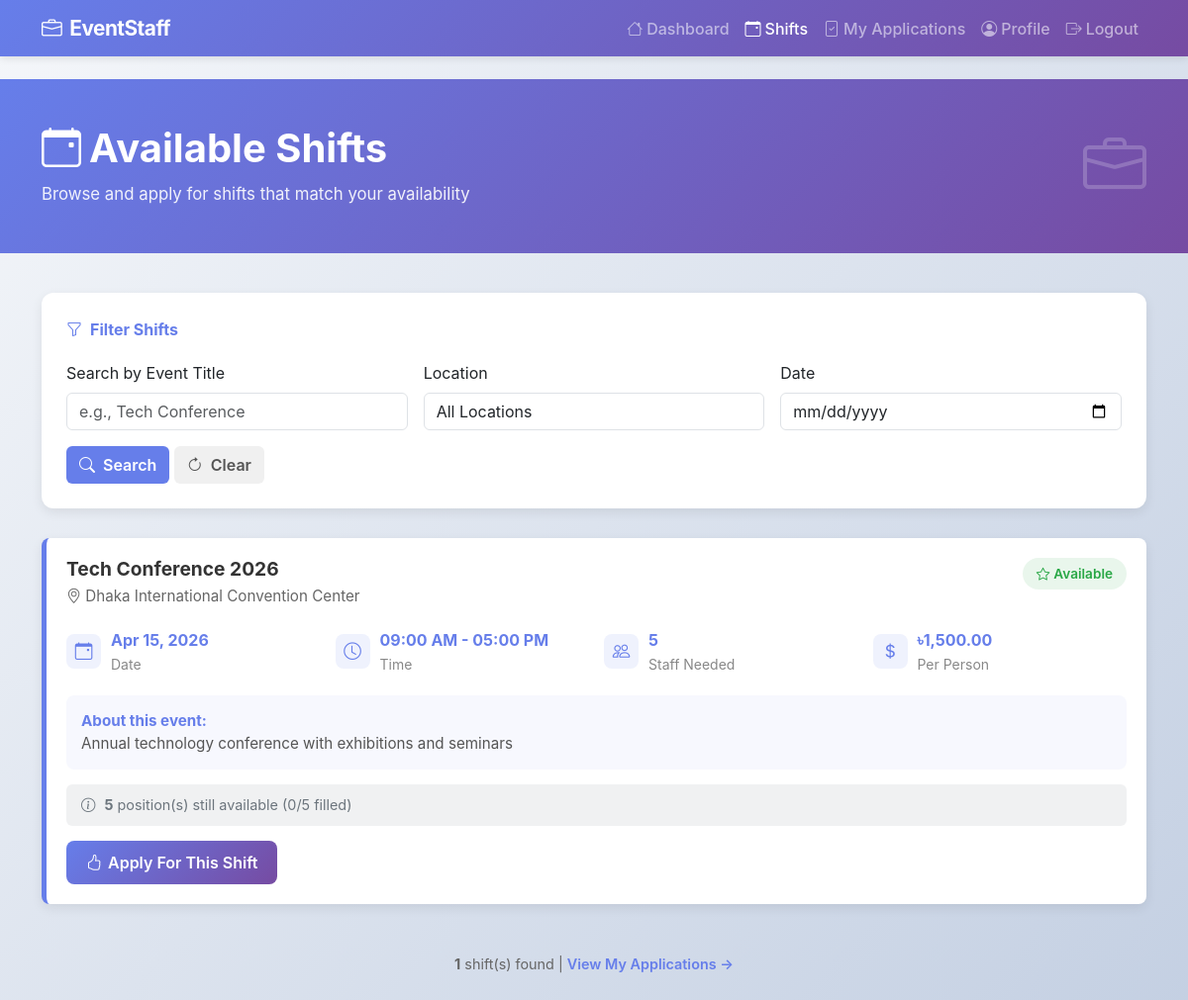
The page /employee/shifts.php (signed in) on the database its author committed.
### tables this page shows
CREATE TABLE IF NOT EXISTS event_shifts (
    id INT AUTO_INCREMENT PRIMARY KEY,
    event_id INT NOT NULL,
    shift_date DATE NOT NULL,
    start_time TIME NOT NULL,
    end_time TIME NOT NULL,
    required_staff INT NOT NULL DEFAULT 1,
    payment_per_shift DECIMAL(10,2) DEFAULT 0.00,
    status ENUM('open', 'filled', 'closed') DEFAULT 'open',
    created_at TIMESTAMP DEFAULT CURRENT_TIMESTAMP,
    FOREIGN KEY (event_id) REFERENCES events(id) ON DELETE CASCADE,
    INDEX idx_event_id (event_id),
    INDEX idx_shift_date (shift_date),
    INDEX idx_status (status)
);

CREATE TABLE IF NOT EXISTS events (
    id INT AUTO_INCREMENT PRIMARY KEY,
    organizer_id INT NOT NULL,
    title VARCHAR(255) NOT NULL,
    description TEXT,
    location VARCHAR(255),
    event_date DATE,
    created_at TIMESTAMP DEFAULT CURRENT_TIMESTAMP,
    FOREIGN KEY (organizer_id) REFERENCES users(id) ON DELETE CASCADE,
    INDEX idx_organizer_id (organizer_id),
    INDEX idx_event_date (event_date)
);

### employee/shifts.php (the view, shortened to what this page needs)
<?php
require_once '../config/database.php';
$employee_id = get_user_id();
$filter_date = trim($_GET['date'] ?? '');
$search = trim($_GET['search'] ?? '');
$query = "
    SELECT
        es.id,
        es.shift_date,
        es.start_time,
        es.end_time,
        es.required_staff,
        es.payment_per_shift,
        e.id as event_id,
        e.title,
        e.description,
        e.location,
        COUNT(DISTINCT sa.id) as total_applications,
        COUNT(DISTINCT CASE WHEN sa.application_status = 'approved' THEN sa.id END) as approved_count,
        (SELECT COUNT(*) FROM shift_applications WHERE shift_id = es.id AND employee_id = ?) as employee_applied
    FROM event_shifts es
    JOIN events e ON es.event_id = e.id
    LEFT JOIN shift_applications sa ON es.id = sa.shift_id
    WHERE es.shift_date >= CURDATE()
";
$params = [$employee_id];
$query .= " GROUP BY es.id ORDER BY es.shift_date ASC, es.start_time ASC";
try {
    $stmt = $conn->prepare($query);
    $stmt->execute($params);
    $shifts = $stmt->fetchAll();
} catch (PDOException $e) {
    $shifts = [];
}
?>
<!DOCTYPE html>
<html lang="en">
<head>
    <link href="https://cdn.jsdelivr.net/npm/bootstrap@5.3.0/dist/css/bootstrap.min.css" rel="stylesheet">
    <link rel="stylesheet" href="https://cdn.jsdelivr.net/npm/bootstrap-icons@1.11.0/font/bootstrap-icons.css">
    <link rel="stylesheet" href="../assets/css/style.css">
</head>
<body>
    <nav class="navbar navbar-expand-lg navbar-dark" style="background: linear-gradient(135deg, var(--primary) 0%, var(--primary-dark) 100%); box-shadow: 0 2px 8px rgba(0,0,0,0.1); position: fixed; top: 0; width: 100%; z-index: 1000;">
        <div class="container-lg">
            <a class="navbar-brand" href="dashboard.php" style="font-weight: 700; font-size: 1.3rem;">
                <i class="bi bi-briefcase me-2"></i>EventStaff
            </a>
            <div class="collapse navbar-collapse" id="navbarNav">
                <ul class="navbar-nav ms-auto">
                    <li class="nav-item">
                        <a class="nav-link" href="dashboard.php">
                            <i class="bi bi-house me-1"></i>Dashboard
                        </a>
                    </li>
                    <li class="nav-item">
                        <a class="nav-link active" href="shifts.php">
                            <i class="bi bi-calendar-event me-1"></i>Shifts
                        </a>
                    </li>
                    <li class="nav-item">
                        <a class="nav-link" href="my_applications.php">
                            <i class="bi bi-file-check me-1"></i>My Applications
                        </a>
                    </li>
                    <li class="nav-item">
                        <a class="nav-link" href="profile.php">
                            <i class="bi bi-person-circle me-1"></i>Profile
                        </a>
                    </li>
                    <li class="nav-item">
                        <a class="nav-link" href="../auth/logout.php">
                            <i class="bi bi-box-arrow-right me-1"></i>Logout
                        </a>
                    </li>
                </ul>
            </div>
        </div>
    </nav>
    <div class="page-header">
        <div class="container-lg">
            <div class="d-flex justify-content-between align-items-center">
                <div>
                    <h1><i class="bi bi-calendar-event me-2"></i>Available Shifts</h1>
                    <p>Browse and apply for shifts that match your availability</p>
                </div>
                <div class="d-none d-md-block" style="font-size: 4rem; opacity: 0.2;">
                    <i class="bi bi-briefcase"></i>
                </div>
            </div>
        </div>
    </div>
    <div class="container-lg mb-5">
        <div class="filter-card">
            <div class="filter-title">
                <i class="bi bi-funnel"></i>Filter Shifts
            </div>
            <form method="GET" class="row g-3">
                <div class="col-md-4">
                    <label class="form-label">Search by Event Title</label>
                    <input type="text" class="form-control" name="search"
                           placeholder="e.g., Tech Conference" value="<?php echo htmlspecialchars($search); ?>">
                </div>
                <div class="col-md-4">
                    <label class="form-label">Location</label>
                    <select class="form-control" name="location">
                        <option value="">All Locations</option>
                    </select>
                </div>
                <div class="col-md-4">
                    <label class="form-label">Date</label>
                    <input type="date" class="form-control" name="date" value="<?php echo htmlspecialchars($filter_date); ?>">
                </div>
                <div class="col-12">
                    <button type="submit" class="btn" style="background: var(--primary); color: white; font-weight: 600;">
                        <i class="bi bi-search me-2"></i>Search
                    </button>
                    <a href="shifts.php" class="btn" style="background: #f0f0f0; color: #555; font-weight: 600;">
                        <i class="bi bi-arrow-clockwise me-2"></i>Clear
                    </a>
                </div>
            </form>
        </div>
        <?php if (empty($shifts)): ?>
            <div class="empty-state">
                <i class="bi bi-inbox"></i>
                <h4>No shifts found</h4>
                <p>There are currently no available shifts matching your filters. Check back later!</p>
                <a href="shifts.php" class="btn" style="background: var(--primary); color: white; margin-top: 20px; text-decoration: none;">
                    <i class="bi bi-arrow-clockwise me-2"></i>Clear Filters
                </a>
            </div>
        <?php else: ?>
            <div style="margin-bottom: 40px;">
                <?php foreach ($shifts as $shift): ?>
                    <div class="shift-card">
                        <div class="shift-header">
                            <div class="shift-title">
                                <h5><?php echo htmlspecialchars($shift['title']); ?></h5>
                                <div class="shift-meta">
                                    <i class="bi bi-geo-alt me-1"></i><?php echo htmlspecialchars($shift['location']); ?>
                                </div>
                            </div>
                            <div>
                                <?php if ($shift['employee_applied']): ?>
                                    <span class="shift-status status-applied">
                                        <i class="bi bi-check me-1"></i>Applied
                                    </span>
                                <?php else: ?>
                                    <span class="shift-status status-available">
                                        <i class="bi bi-star me-1"></i>Available
                                    </span>
                                <?php endif; ?>
                            </div>
                        </div>
                        <div class="shift-details">
                            <div class="detail-item">
                                <div class="detail-icon">
                                    <i class="bi bi-calendar-event"></i>
                                </div>
                                <div class="detail-text">
                                    <strong><?php echo date('M d, Y', strtotime($shift['shift_date'])); ?></strong>
                                    <small>Date</small>
                                </div>
                            </div>
                            <div class="detail-item">
                                <div class="detail-icon">
                                    <i class="bi bi-clock"></i>
                                </div>
                                <div class="detail-text">
                                    <strong><?php echo date('h:i A', strtotime($shift['start_time'])) . ' - ' . date('h:i A', strtotime($shift['end_time'])); ?></strong>
                                    <small>Time</small>
                                </div>
                            </div>
                            <div class="detail-item">
                                <div class="detail-icon">
                                    <i class="bi bi-people"></i>
                                </div>
                                <div class="detail-text">
                                    <strong><?php echo $shift['required_staff']; ?></strong>
                                    <small>Staff Needed</small>
                                </div>
                            </div>
                            <div class="detail-item">
                                <div class="detail-icon">
                                    <i class="bi bi-currency-dollar"></i>
                                </div>
                                <div class="detail-text">
                                    <strong>৳<?php echo number_format($shift['payment_per_shift'], 2); ?></strong>
                                    <small>Per Person</small>
                                </div>
                            </div>
                        </div>
                        <?php if ($shift['description']): ?>
                            <div class="shift-description">
                                <strong style="color: var(--primary);">About this event:</strong><br>
                                <?php echo htmlspecialchars(substr($shift['description'], 0, 200)); ?>
                            </div>
                        <?php endif; ?>
                        <div class="approval-info">
                            <i class="bi bi-info-circle"></i>
                            <strong><?php echo max(0, $shift['required_staff'] - $shift['approved_count']); ?></strong> position(s) still available
                            (<?php echo $shift['approved_count']; ?>/<?php echo $shift['required_staff']; ?> filled)
                        </div>
                        <div class="shift-actions">
                            <?php if ($shift['employee_applied']): ?>
                                <button class="btn-apply" disabled>
                                    <i class="bi bi-check-circle"></i>Already Applied
                                </button>
                            <?php else: ?>
                                <form method="POST" style="display: inline;">
                                    <button type="submit" name="apply_shift" class="btn-apply">
                                        <i class="bi bi-hand-thumbs-up"></i>Apply For This Shift
                                    </button>
                                </form>
                            <?php endif; ?>
                        </div>
                    </div>
                <?php endforeach; ?>
            </div>
            <div class="footer-area">
                <p><strong><?php echo count($shifts); ?></strong> shift(s) found |
                <a href="my_applications.php" style="color: var(--primary); text-decoration: none; font-weight: 600;">View My Applications →</a></p>
            </div>
        <?php endif; ?>
    </div>
</body>
</html>

### assets/css/style.css (style rules this page uses)
* { margin: 0; padding: 0; box-sizing: border-box; }
body { font-family: 'Inter', 'Segoe UI', Tahoma, Geneva, Verdana, sans-serif; overflow-x: hidden; scroll-behavior: smooth; padding-top: 56px; }
.navbar-brand { font-size: 1.5rem; font-weight: 700; letter-spacing: -0.5px; }
.navbar-nav .nav-link { font-weight: 500; transition: all 0.3s ease; }
html { scroll-behavior: smooth; }

### employee/shifts.php (style rules this page uses)
* { --primary: #667eea; --primary-dark: #764ba2; --success: #28a745; }
body { background: linear-gradient(135deg, #f5f7fa 0%, #c3cfe2 100%); min-height: 100vh; padding-top: 80px; }
.page-header { background: linear-gradient(135deg, var(--primary) 0%, var(--primary-dark) 100%); color: white; padding: 40px 0; margin-bottom: 40px; }
.page-header h1 { font-weight: 700; font-size: 2.5rem; margin-bottom: 10px; }
.page-header p { font-size: 1.05rem; opacity: 0.9; margin: 0; }
.filter-card { background: white; padding: 25px; margin-bottom: 30px; border-radius: 12px; box-shadow: 0 4px 12px rgba(0, 0, 0, 0.08); }
.filter-title { font-weight: 700; color: var(--primary); margin-bottom: 20px; display: flex; align-items: center; gap: 8px; }
.shift-card { border-left: 5px solid var(--primary); padding: 20px; background: white; border-radius: 8px; transition: all 0.3s ease; margin-bottom: 20px; box-shadow: 0 4px 12px rgba(0, 0, 0, 0.08); position: relative; }
.shift-header { display: flex; justify-content: space-between; align-items: start; margin-bottom: 15px; flex-wrap: wrap; gap: 10px; }
.shift-title { flex: 1; min-width: 250px; }
.shift-title h5 { margin: 0; font-weight: 700; color: #333; font-size: 1.2rem; }
.shift-meta { font-size: 0.95rem; color: #666; margin-top: 5px; }
.shift-status { display: inline-block; padding: 6px 14px; border-radius: 20px; font-size: 0.85rem; font-weight: 600; }
.status-available { background: rgba(40, 167, 69, 0.1); color: #28a745; }
.shift-details { display: grid; grid-template-columns: repeat(auto-fit, minmax(150px, 1fr)); gap: 15px; margin: 20px 0; }
.detail-item { display: flex; align-items: center; gap: 10px; color: #555; }
.detail-icon { width: 35px; height: 35px; display: flex; align-items: center; justify-content: center; background: rgba(102, 126, 234, 0.1); border-radius: 8px; color: var(--primary); font-size: 1.1rem; }
.detail-text strong { color: var(--primary); display: block; }
.detail-text small { color: #888; }
.shift-description { background: rgba(102, 126, 234, 0.05); padding: 15px; border-radius: 8px; color: #555; margin: 15px 0; font-size: 0.95rem; line-height: 1.5; }
.shift-actions { display: flex; gap: 10px; margin-top: 15px; flex-wrap: wrap; }
.btn-apply { background: linear-gradient(135deg, var(--primary) 0%, var(--primary-dark) 100%); color: white; border: none; padding: 10px 20px; border-radius: 8px; font-weight: 600; cursor: pointer; transition: all 0.3s ease; display: inline-flex; align-items: center; gap: 6px; text-decoration: none; }
.footer-area { padding: 10px 0; text-align: center; color: #666; font-size: 0.9rem; margin-top: 30px; }
.approval-info { background: rgba(108, 117, 125, 0.1); color: #6c757d; padding: 10px 15px; border-radius: 6px; font-size: 0.9rem; margin-top: 10px; }
.approval-info i { margin-right: 5px; }

### rows shown on the page
event_shifts: event.title "Tech Conference 2026", event.location "Dhaka International Convention Center", shift_date "Apr 15, 2026", start_time "09:00 AM", end_time "05:00 PM", required_staff "5", payment_per_shift "1,500.00", event.description "Annual technology conference with exhibitions and seminars", max(0,$shift['required_staff']-$shift['approved_count']) "5", approved_count "0"

### other values the page prints
count($shifts) "1"
